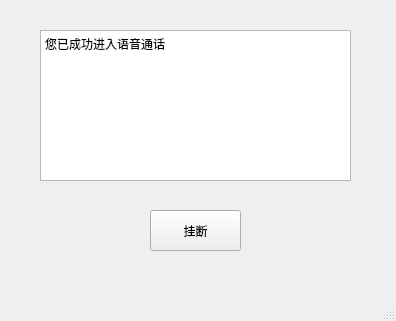
<?xml version="1.0" encoding="UTF-8"?>
<ui version="4.0">
 <class>AudioChat</class>
 <widget class="QMainWindow" name="AudioChat">
  <property name="geometry">
   <rect>
    <x>0</x>
    <y>0</y>
    <width>396</width>
    <height>321</height>
   </rect>
  </property>
  <property name="windowTitle">
   <string>MainWindow</string>
  </property>
  <widget class="QWidget" name="centralwidget">
   <widget class="QPushButton" name="videoButton_3">
    <property name="geometry">
     <rect>
      <x>150</x>
      <y>210</y>
      <width>91</width>
      <height>41</height>
     </rect>
    </property>
    <property name="text">
     <string>挂断</string>
    </property>
   </widget>
   <widget class="QPlainTextEdit" name="toSend">
    <property name="geometry">
     <rect>
      <x>40</x>
      <y>30</y>
      <width>311</width>
      <height>151</height>
     </rect>
    </property>
    <property name="plainText">
     <string>您已成功进入语音通话</string>
    </property>
   </widget>
  </widget>
  <widget class="QMenuBar" name="menubar">
   <property name="geometry">
    <rect>
     <x>0</x>
     <y>0</y>
     <width>396</width>
     <height>22</height>
    </rect>
   </property>
  </widget>
  <widget class="QStatusBar" name="statusbar"/>
 </widget>
 <resources/>
 <connections/>
</ui>
